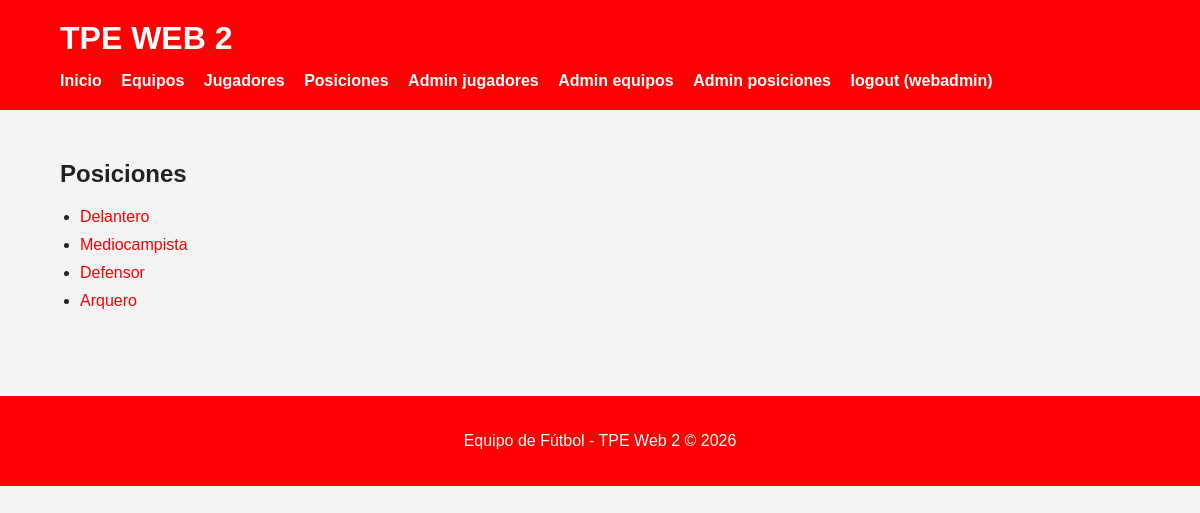
/tpe_parte2_2026/posiciones (signed in), run on the app's committed database.
### tables this page shows
CREATE TABLE `posicion` (
  `id` int(11) NOT NULL,
  `nombre` varchar(100) NOT NULL
);

### tpe_parte2_2026/app/views/posicion_view.php (called while the page is built, shortened)
<?php
class PosicionView {
    public function showPosiciones($posiciones, $user) {
        require_once './phtml/layouts/header.phtml';
        require_once './phtml/posiciones/posicion_list.phtml';
        require_once './phtml/layouts/footer.phtml';
    }
}
?>

### tpe_parte2_2026/app/controllers/posicion_controller.php (called while the page is built, shortened)
<?php
require_once __DIR__ . '/../models/posicion_model.php';
require_once __DIR__ . '/../views/posicion_view.php';
class PosicionController {
    private $model;
    private $view;
    public function __construct() {
        $this->model = new PosicionModel();
        $this->view = new PosicionView();
    }
    public function showPosiciones($request) {
        $posiciones = $this->model->getAll();
        $this->view->showPosiciones($posiciones, $request->user);
    }
}
?>

### tpe_parte2_2026/app/models/database_model.php (called while the page is built, shortened)
<?php
class DatabaseModel {
    protected $db;
    public function __construct() {
        try {
            $this->db = new PDO(
                "mysql:host=" . MYSQL_HOST . ";charset=utf8mb4",
                MYSQL_USER,
                MYSQL_PASS,
                [
                    PDO::ATTR_ERRMODE => PDO::ERRMODE_EXCEPTION,
                    PDO::ATTR_DEFAULT_FETCH_MODE => PDO::FETCH_OBJ,
                ]
            );
            $this->deploy();
            $this->db = new PDO(
                "mysql:host=" . MYSQL_HOST .
                ";dbname=" . MYSQL_DB .
                ";charset=utf8mb4",
                MYSQL_USER,
                MYSQL_PASS,
                [
                    PDO::ATTR_ERRMODE => PDO::ERRMODE_EXCEPTION,
                    PDO::ATTR_DEFAULT_FETCH_MODE => PDO::FETCH_OBJ,
                ]
            );
        } catch (PDOException $e) {
            die("Error de base de datos: " . $e->getMessage());
        }
    }
    private function deploy() {
        $this->db->exec(
            "CREATE DATABASE IF NOT EXISTS " . MYSQL_DB . "
            CHARACTER SET utf8mb4
            COLLATE utf8mb4_unicode_ci"
        );
        $this->db->exec("USE " . MYSQL_DB);
        $query = $this->db->query(
            "SHOW TABLES LIKE 'usuario'"
        );
        $tableExists = $query->fetchColumn();
    }
}

### tpe_parte2_2026/app/models/posicion_model.php (called while the page is built, shortened)
<?php
require_once __DIR__ . '/database_model.php';
class PosicionModel extends DatabaseModel{
    public function getAll(){
        $query = $this->db->prepare("SELECT * FROM posicion ORDER BY id DESC");
        $query->execute();
        return $query->fetchAll();
    }
}
?>

### tpe_parte2_2026/phtml/posiciones/posicion_list.phtml (the view)
<h2>Posiciones</h2>
<?php if (empty($posiciones)): ?>
    <p>No hay posiciones cargadas.</p>
<?php else: ?>
    <ul class="lista-posiciones">
        <?php foreach ($posiciones as $posicion): ?>
            <li>
                <a href="<?= BASE_URL ?>posicion/<?= $posicion->id ?>">
                    <?= htmlspecialchars($posicion->nombre) ?>
                </a>
            </li>
        <?php endforeach; ?>
    </ul>
<?php endif; ?>

### tpe_parte2_2026/public/css/style.css (style rules this page uses)
body { margin: 0; font-family: Arial, Helvetica, sans-serif; background-color: #f4f4f4; color: #222; }
a { color: red; text-decoration: none; }
.lista-posiciones { padding-left: 20px; }
.lista-posiciones li { margin-bottom: 10px; }

### data on the page
posicion: nombre "Delantero"
posicion: nombre "Mediocampista"
posicion: nombre "Defensor"
posicion: nombre "Arquero"

### other printed values
is_object($user) ? $user->username : $user['username'] "webadmin"
